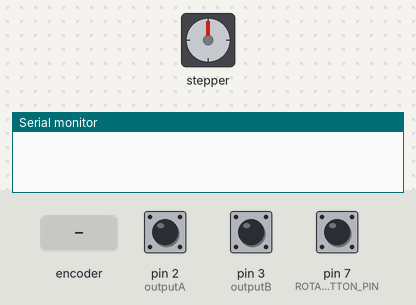
Bench run of a sketch on a simulated Arduino Uno, built with avr-gcc and run on an emulated ATmega328P. Parts: stepper motor, the last lines printed to the serial monitor. The inputs (shaded band) are chosen by the test bench; at power-on: pin 2 (outputA) HIGH, pin 3 (outputB) HIGH, pin 7 (ROTARY_BUTTON_PIN) HIGH. Stepper angles assume 2038 steps per turn.

Above: at 1.2 s.
1.3 s: rotary encoder on pin 2 (outputA) / pin 3 (outputB) turned 1 step (first pin leading)
At 2.0 s:
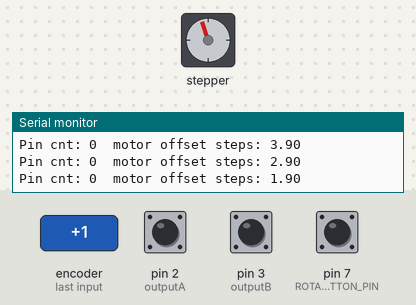
3.1 s: rotary encoder on pin 2 (outputA) / pin 3 (outputB) turned 2 steps (second pin leading)
At 4.1 s:
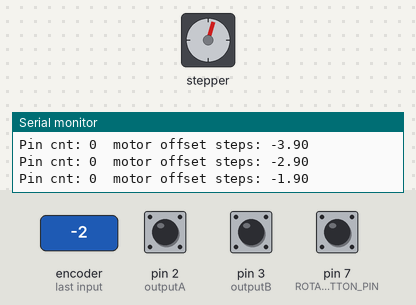
5.2 s: rotary encoder on pin 2 (outputA) / pin 3 (outputB) turned 2 steps (second pin leading)
At 7.1 s:
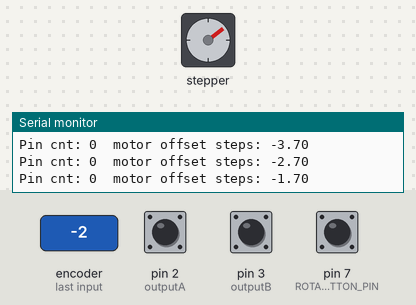
7.4 s: rotary encoder on pin 2 (outputA) / pin 3 (outputB) turned 2 steps (second pin leading)
At 8.7 s:
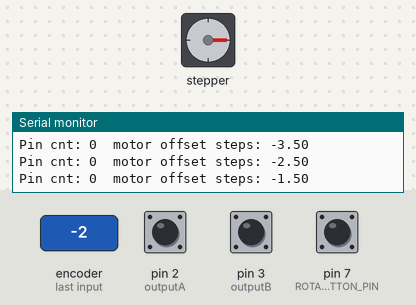
9.6 s: rotary encoder on pin 2 (outputA) / pin 3 (outputB) turned 2 steps (second pin leading)
At 11.5 s:
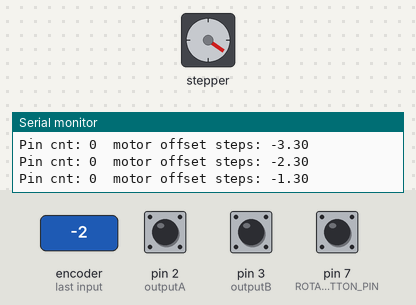
11.8 s: rotary encoder on pin 2 (outputA) / pin 3 (outputB) turned 2 steps (second pin leading)
At 13.3 s:
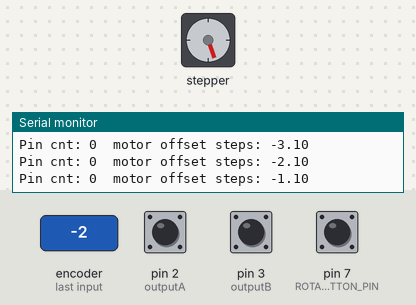
Timing chart, 0 to 14.8 s (numbered marks = the images above; inputs shaded):
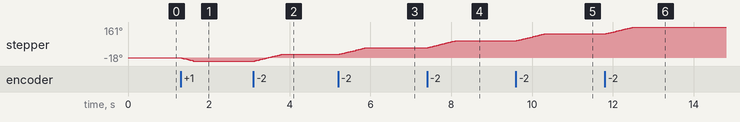

Measured:
- after the input at 1.3 s, stepper: turns 18° counter-clockwise in 0.32 s, starting at once
- after the input at 3.1 s, stepper: turns 35° clockwise in 0.66 s, starting at once
- after the input at 5.2 s, stepper: turns 36° clockwise in 0.68 s, starting at once
- after the input at 7.4 s, stepper: turns 36° clockwise in 0.68 s, starting at once
- after the input at 9.6 s, stepper: turns 36° clockwise in 0.68 s, starting at once
- after the input at 11.8 s, stepper: turns 36° clockwise in 0.68 s, starting at once

The sketch:

stepper_rotary360_tracker.ino
```cpp
// (licence header left out)
#include <Stepper.h>

#define MOTOR_STEPS_PER_RPM 2038 // the number of steps in one revolution of your motor (28BYJ-48)
Stepper stepper(MOTOR_STEPS_PER_RPM, 8, 10, 9, 11);

#define outputA 2
#define outputB 3
#define ROTARY_BUTTON_PIN 7

int counter = 0;
int aState;
int aLastState;

int pinPressCount = 0;

#define ROTARY_STEPS_PER_360 40

float ROTARY_TO_MOTOR_STEPS = MOTOR_STEPS_PER_RPM / (float)ROTARY_STEPS_PER_360;
volatile float offset_motor_steps = 0;

// ** Interrupt handler (pin 2) for rotary dial state change
void handle_rotary_change() {
  if( digitalRead(ROTARY_BUTTON_PIN) == LOW ) {
    return;   // Don't do anything if button is currently pressed
  }

  aState = digitalRead(outputA); // Reads the "current" state of the outputA

  // If the previous and the current state of the outputA are different, that means a Pulse has occured
  if (aState != aLastState){
    // If the outputB state is different to the outputA state, that means the encoder is rotating clockwise
    if (digitalRead(outputB) != aState) {
      counter ++;

      offset_motor_steps += ROTARY_TO_MOTOR_STEPS;
    } else {
      counter --;

      offset_motor_steps -= ROTARY_TO_MOTOR_STEPS;
    }
    Serial.print("Position: ");
    Serial.println(counter);
  }

  aLastState = aState; // Updates the previous state of the outputA with the current state
}

// ** ************************************************************************************************************
void setup() {
  Serial.begin (115200);

  pinMode (outputA,INPUT);
  pinMode (outputB,INPUT);
  pinMode(ROTARY_BUTTON_PIN, INPUT);

  // Reads the initial state of the outputA
  aLastState = digitalRead(outputA);

  // With the ULN2003 motor controller, badness happend at 20 rpms
  //   19 seemed fine, but 15 is much safer.
  stepper.setSpeed(15);   // rpms

  // Assign interrupt handler for pin 2 - rotary dial state change
  attachInterrupt(digitalPinToInterrupt(outputA), handle_rotary_change, CHANGE);
}


// ** ************************************************************************************************************
void loop() {
  if( digitalRead(ROTARY_BUTTON_PIN) == LOW ) {
    counter = 0;
    offset_motor_steps = 0;
    pinPressCount++;
  }


  if( (offset_motor_steps >= 1 or offset_motor_steps <= -1) ) {
    Serial.print("Pin cnt: ");
    Serial.print(pinPressCount);
    Serial.print("  motor offset steps: ");
    Serial.println(offset_motor_steps);

    if( offset_motor_steps > 0 ) {
      stepper.step(-1);
      offset_motor_steps -= 1;
    }
    else
    {
      stepper.step(1);
      offset_motor_steps += 1;
    }
   }


 }
```
